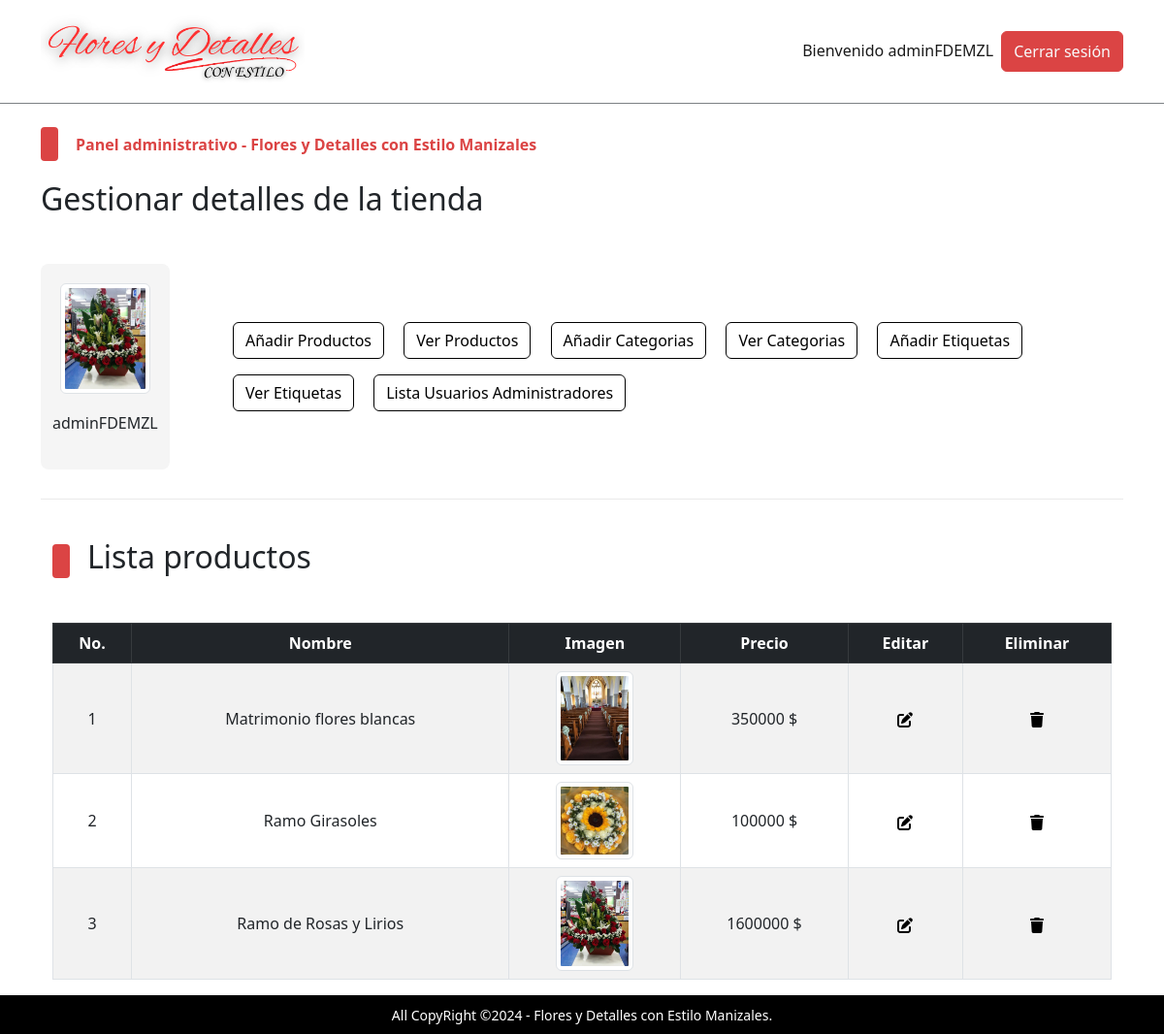
The app's page /admin/index.php?view_products (signed in) with its own data.
### tables this page shows
CREATE TABLE `admin_table` (
  `admin_id` int(11) NOT NULL,
  `admin_name` varchar(100) NOT NULL,
  `admin_email` varchar(200) NOT NULL,
  `admin_image` varchar(255) NOT NULL,
  `admin_password` varchar(255) NOT NULL
);

CREATE TABLE `products` (
  `product_id` int(11) NOT NULL,
  `product_title` varchar(120) NOT NULL,
  `product_description` varchar(255) NOT NULL,
  `product_keywords` varchar(255) NOT NULL,
  `category_id` int(11) NOT NULL,
  `brand_id` int(11) NOT NULL,
  `product_image_one` varchar(255) NOT NULL,
  `product_image_two` varchar(255) NOT NULL,
  `product_image_three` varchar(255) NOT NULL,
  `product_price` float NOT NULL,
  `date` timestamp NOT NULL DEFAULT current_timestamp() ON UPDATE current_timestamp(),
  `status` varchar(100) NOT NULL
);

### admin/view_products.php (the view, shortened to what this page needs)
<!DOCTYPE html>
<html lang="en">
<head>
</head>
<body>
    <div class="container">
        <div class="categ-header">
            <div class="sub-title">
                <span class="shape"></span>
                <h2>Lista productos</h2>
            </div>
        </div>
        <div class="table-data">
            <table class="table table-bordered table-hover table-striped text-center">
                <thead class="table-dark">
                    <tr>
                        <th>No.</th>
                        <th>Nombre</th>
                        <th>Imagen</th>
                        <th>Precio</th>
                        <th>Editar</th>
                        <th>Eliminar</th>
                    </tr>
                </thead>
                <tbody>
                    <?php
                        $get_product_query = "SELECT * FROM `products`";
                        $get_product_result = mysqli_query($con,$get_product_query);
                        $id_number = 1;
                        while($row_fetch_products = mysqli_fetch_array($get_product_result)){
                            $product_id = $row_fetch_products['product_id'];
                            $product_title = $row_fetch_products['product_title'];
                            $product_image_one = $row_fetch_products['product_image_one'];
                            $product_price = $row_fetch_products['product_price'];
                            $product_status = $row_fetch_products['status'];
                            $get_count_sold = "SELECT * FROM `orders_pending` WHERE product_id = $product_id";
                            $get_count_sold_result = mysqli_query($con,$get_count_sold);
                            $quantity_sold_of_each_product = 0;
                            while($get_fetch_data_sold = mysqli_fetch_array($get_count_sold_result)){
                                $quantity_sold = $get_fetch_data_sold['quantity'];
                                $quantity_sold_of_each_product +=$quantity_sold;
                            }
                            echo "
                            <tr>
                            <td>$id_number</td>
                            <td>$product_title</td>
                            <td>
                                <img src='./product_images/$product_image_one' alt='$product_title' width='80px' class='img-thumbnail'/>
                            </td>
                            <td>$product_price $</td>
                            <!--<td>$quantity_sold_of_each_product</td>
                            <td>$product_status</td>-->
                            <td>
                                <a href='index.php?edit_product=$product_id'>
                                </a>
                            </td>
                            <td>
                                <a href='index.php?delete_product=$product_id' data-bs-toggle='modal' data-bs-target='#deleteModal_$product_id'>
                                </a>
                                <div class='modal fade' id='deleteModal_$product_id' tabindex='-1' aria-labelledby=\"deleteModal_$product_id.Label\" aria-hidden='true'>
                                                            <a class='text-light' href='index.php?delete_brand=$product_id'>
                                                                Delete ($product_title)
                                                            </a>
                                </div>
                            </td>
                        </tr>
                            ";
                            $id_number++;
                        }
                    ?>
                </tbody>
            </table>
        </div>
    </div>
</body>
</html>

### admin/index.php (shortened to what this page needs)
<?php
    include('../functions/common_functions.php');
    if(isset($_SESSION['admin_username'])){
        $admin_name = $_SESSION['admin_username'];
        $get_admin_data = "SELECT * FROM `admin_table` WHERE admin_name = '$admin_name'";
        $get_admin_result = mysqli_query($con,$get_admin_data);
        $row_fetch_admin_data = mysqli_fetch_array($get_admin_result);
        $admin_name = $row_fetch_admin_data['admin_name'];
        $admin_image = $row_fetch_admin_data['admin_image'];
    }else{
        echo "<script>window.open('./admin_login.php','_self');</script>";
    }
?>
<!DOCTYPE html>
<html lang="en">
<head>
    <link rel="stylesheet" href="../assets/css/bootstrap.css" />
    <link rel="stylesheet" href="../assets/css/main.css" />
</head>
<body>
    <nav class="navbar navbar-expand-lg navbar-light bg-light">
        <div class="container">
            <a class="navbar-brand fw-bold" href="#">
                <img src="../assets/images/logo.png" alt="Logo A1" style="height: 80px;">
            </a>
            <div class="collapse navbar-collapse" id="navbarSupportedContentad">
                <ul class="navbar-nav ms-auto mb-2 mb-lg-0">
                    <li class="nav-item">
                        <a class="nav-link active" aria-current="page" href="#">Bienvenido <?php echo $admin_name;?></a>
                    </li>
                    <li class="nav-item">
                    <button class="btn btn-primary p-0 px-1">
                            <a href="./admin_logout.php" class="nav-link text-light">Cerrar sesión</a>
                        </button>
                    </li>
                </ul>
            </div>
        </div>
    </nav>
    <div class="control">
        <div class="container pt-4 pb-0">
            <div class="categ-header">
                <div class="sub-title">
                    <span class="shape"></span>
                    <span class="title">Panel administrativo - Flores y Detalles con Estilo Manizales</span>
                </div>
                <h2>Gestionar detalles de la tienda</h2>
            </div>
            <div class="row align-items-center">
                <div class="col-md-2">
                    <div class="admin-image">
                        <a href="./index.php"><img src="./admin_images/<?php echo $admin_image;?>" class="img-thumbnail" alt="Admin Photo"></a>
                        <p><?php echo $admin_name;?></p>
                    </div>
                </div>
                <div class="col-md-10">
                    <div class="buttons">
                        <button class="btn btn-outline-primary m-2">
                            <a href="index.php?insert_product" class="nav-link">Añadir Productos</a>
                        </button>
                        <button class="btn btn-outline-primary m-2">
                            <a href="index.php?view_products" class="nav-link">Ver Productos</a>
                        </button>
                        <button class="btn btn-outline-primary m-2">
                            <a href="index.php?insert_category" class="nav-link">Añadir Categorias</a>
                        </button>
                        <button class="btn btn-outline-primary m-2">
                            <a href="index.php?view_categories" class="nav-link">Ver Categorias</a>
                        </button>
                        <button class="btn btn-outline-primary m-2">
                            <a href="index.php?insert_brand" class="nav-link">Añadir Etiquetas</a>
                        </button>
                        <button class="btn btn-outline-primary m-2">
                            <a href="index.php?view_brands" class="nav-link">Ver Etiquetas</a>
                        </button>
                        <button class="btn btn-outline-primary m-2">
                            <a href="index.php?list_users" class="nav-link">Lista Usuarios Administradores</a>
                        </button>
                    </div>
                </div>
            </div>
        </div>
    </div>
    <div class="container">
        <div class="divider"></div>
    </div>
    <div class="change-page">
        <div class="container">
            <?php
            if(isset($_GET['view_products'])){
                include('./view_products.php');
            }
            ?>
        </div>
    </div>
    <div class="upper-nav primary-bg p-2 px-3 text-center text-break">
        <span>All CopyRight &copy;2024 - Flores y Detalles con Estilo Manizales.</span>
    </div>
</body>
</html>

### assets/css/main.css (style rules this page uses)
* { -webkit-box-sizing: border-box; -moz-box-sizing: border-box; box-sizing: border-box; margin: 0; padding: 0; }
html { scroll-behavior: smooth; }
a { text-decoration: none; color: #000000; cursor: pointer; }
button, input[type='submit'] { cursor: pointer; }
ul { list-style: none; }
.primary-bg { background-color: #000; }
.divider { background-color: #eaeaea; height: 1.5px; width: 100%; margin-top: 30px; margin-bottom: 40px; }
.container .categ-header { display: flex; flex-direction: column; gap: 20px; margin-bottom: 40px; }
.container .categ-header .sub-title { display: flex; flex-direction: row; gap: 18px; align-items: center; }
.container .categ-header .sub-title span:nth-of-type(1) { width: 18px; height: 35px; background-color: #db4444; border-radius: 4px; -webkit-border-radius: 4px; -moz-border-radius: 4px; -ms-border-radius: 4px; -o-border-radius: 4px; }
.shape { display: inline-block; width: 18px; height: 35px; background-color: #db4444; border-radius: 4px; -webkit-border-radius: 4px; -moz-border-radius: 4px; -ms-border-radius: 4px; -o-border-radius: 4px; }
.container .categ-header .sub-title span:nth-of-type(2) { color: #db4444; font-weight: bold; }
.upper-nav span { color: #ffffff; font-size: 14px; }
.bg-light { background-color: #ffffff !important; border-bottom: 1px solid #7d8184; }
.control .container .row .admin-image { width: 80%; background-color: #f5f5f5; padding: 20px; display: flex; flex-direction: column; gap: 18px; align-items: center; border-radius: 8px; -webkit-border-radius: 8px; -moz-border-radius: 8px; -ms-border-radius: 8px; -o-border-radius: 8px; }
.control .container .row .admin-image img { width: 100%; }
.control .container .row .buttons a.nav-link { transition: 0s; -webkit-transition: 0s; -moz-transition: 0s; -ms-transition: 0s; -o-transition: 0s; }
td { vertical-align: middle; }

### records on screen
admin_table: admin_name "adminFDEMZL", admin_image (picture)
products: product_title "Matrimonio flores blancas", product_image_one (picture), product_price "350000"
products: product_title "Ramo Girasoles", product_image_one (picture), product_price "100000"
products: product_title "Ramo de Rosas y Lirios", product_image_one (picture), product_price "1600000"
